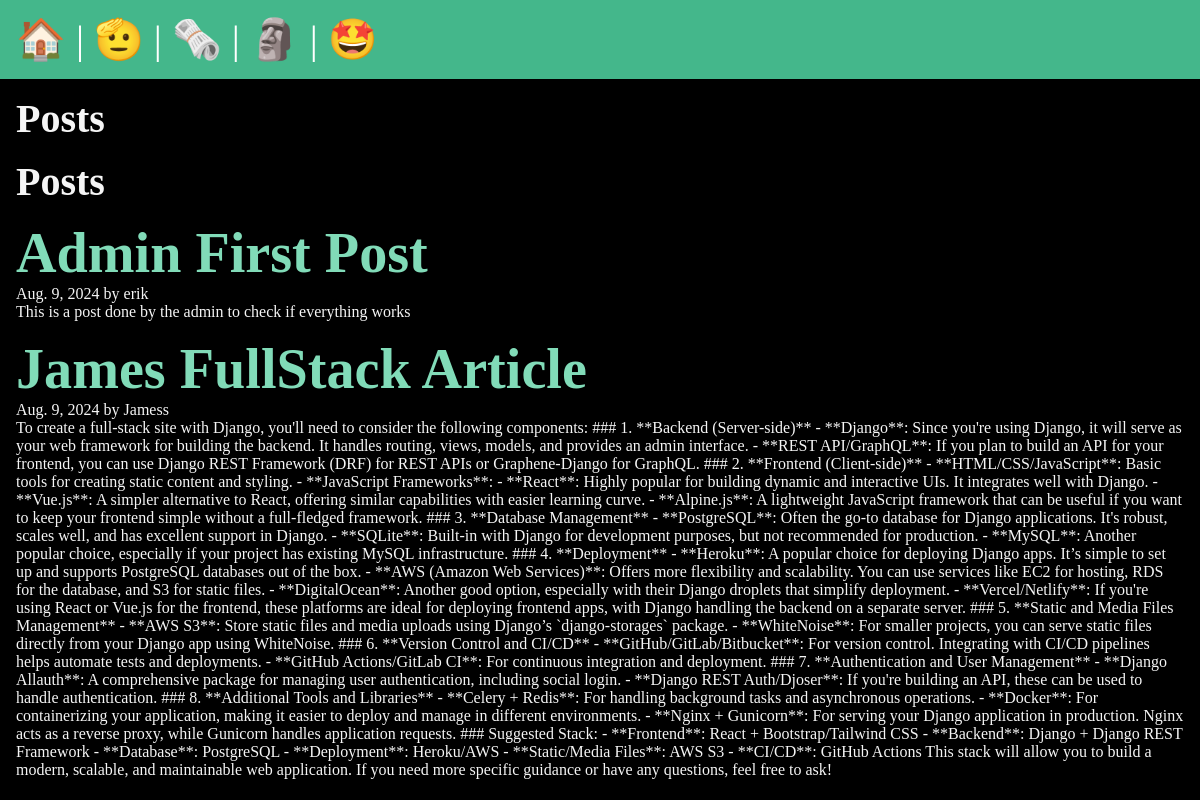
/posts/, run on the app's committed database.
### posts/models.py (models this page shows, shortened)
class Post(models.Model):
    title = models.CharField(max_length=75)
    body = models.TextField()
    slug = models.SlugField() #Definging part of url or post
    date = models.DateField(auto_now_add=True)
    banner = models.ImageField(default = 'fallback.png', blank = True)
    author = models.ForeignKey(User, on_delete=models.CASCADE, default=None)

### posts/views.py (the view)
# urls.py: path('', views.posts_list, name = "list"), # This is the posts path
def posts_list(request):
    posts = Post.objects.all().order_by('-date')
    return render(request, 'posts/posts_list.html', {'posts': posts})

### posts/templates/posts/posts_list.html (shortened to what this page needs)
{% extends 'layout.html' %}
{% block content %}
    <section>
        <h1>Posts</h1>
        <h2>Posts</h2>
        {% for post in posts %}
            <article class = "post">
                <h3>
                    <a href="{% url 'posts:page' slug=post.slug %}">{{ post.title }}</a>
                </h3>
                <p>{{ post.date }} by {{ post.author }}</p>
                <p>{{ post.body }}</p>
            </article>
        {% endfor %}
    </section>
{% endblock %}

### data on the page
Post: title "Admin First Post", date "Aug. 9, 2024", author "erik", body "This is a post done by the admin to check if everything works"
Post: title "James FullStack Article", date "Aug. 9, 2024", author "Jamess", body "To create a full-stack site with Django, you'll need to consider the following components: ### 1. **Backend (Server-side)** - **Django**: Since you're using Django, it will serve as your web framework for building the backend. It handles routing, views, models, and provides an admin interface. - **REST API/GraphQL**: If you plan to build an API for your frontend, you can use Django REST Framework (DRF) for REST APIs or Graphene-Django for GraphQL. ### 2. **Frontend (Client-side)** - **HTML/CSS/JavaScript**: Basic tools for creating static content and styling. - **JavaScript Frameworks**: - **React**: Highly popular for building dynamic and interactive UIs. It integrates well with Django. -…"
